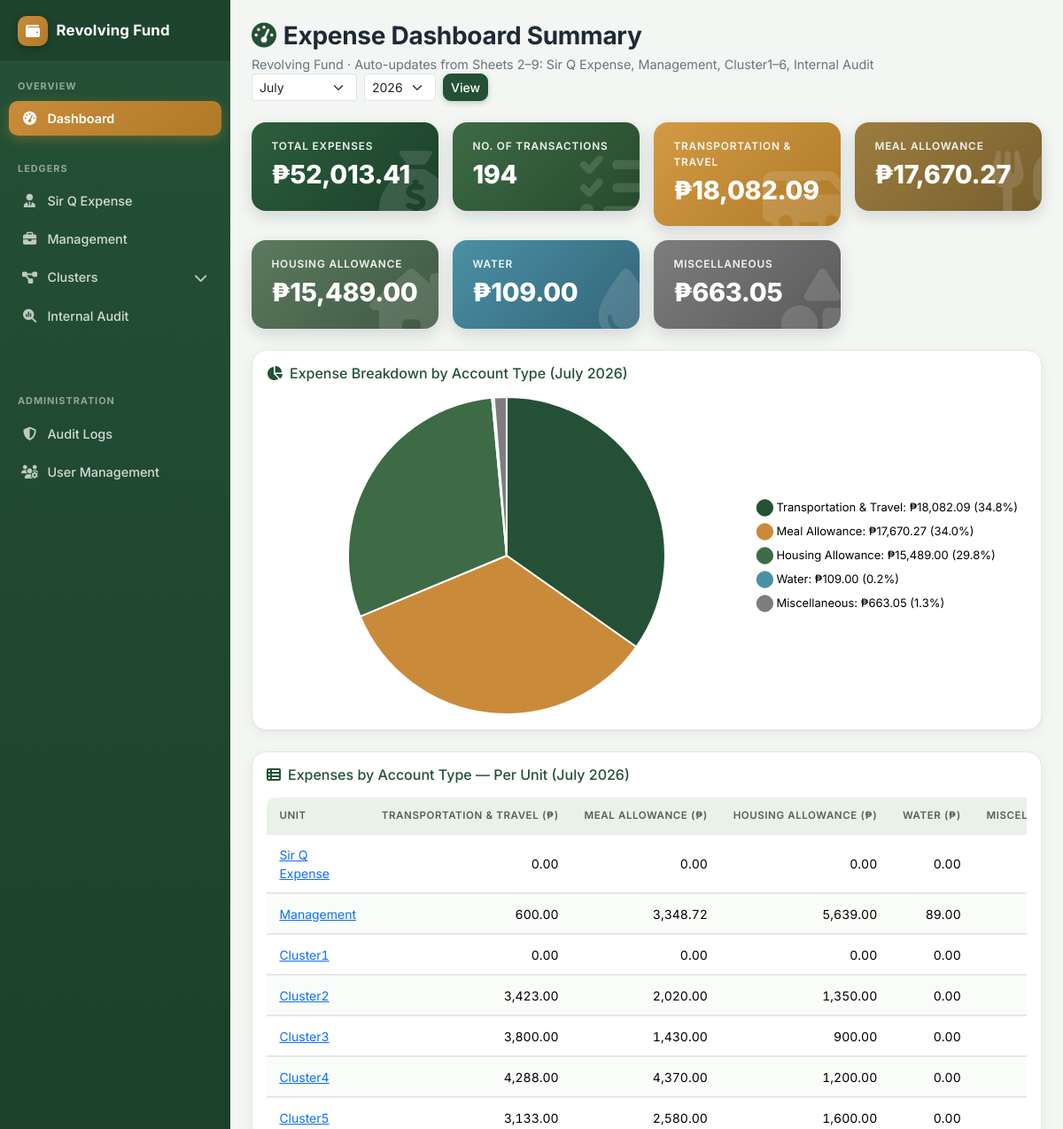
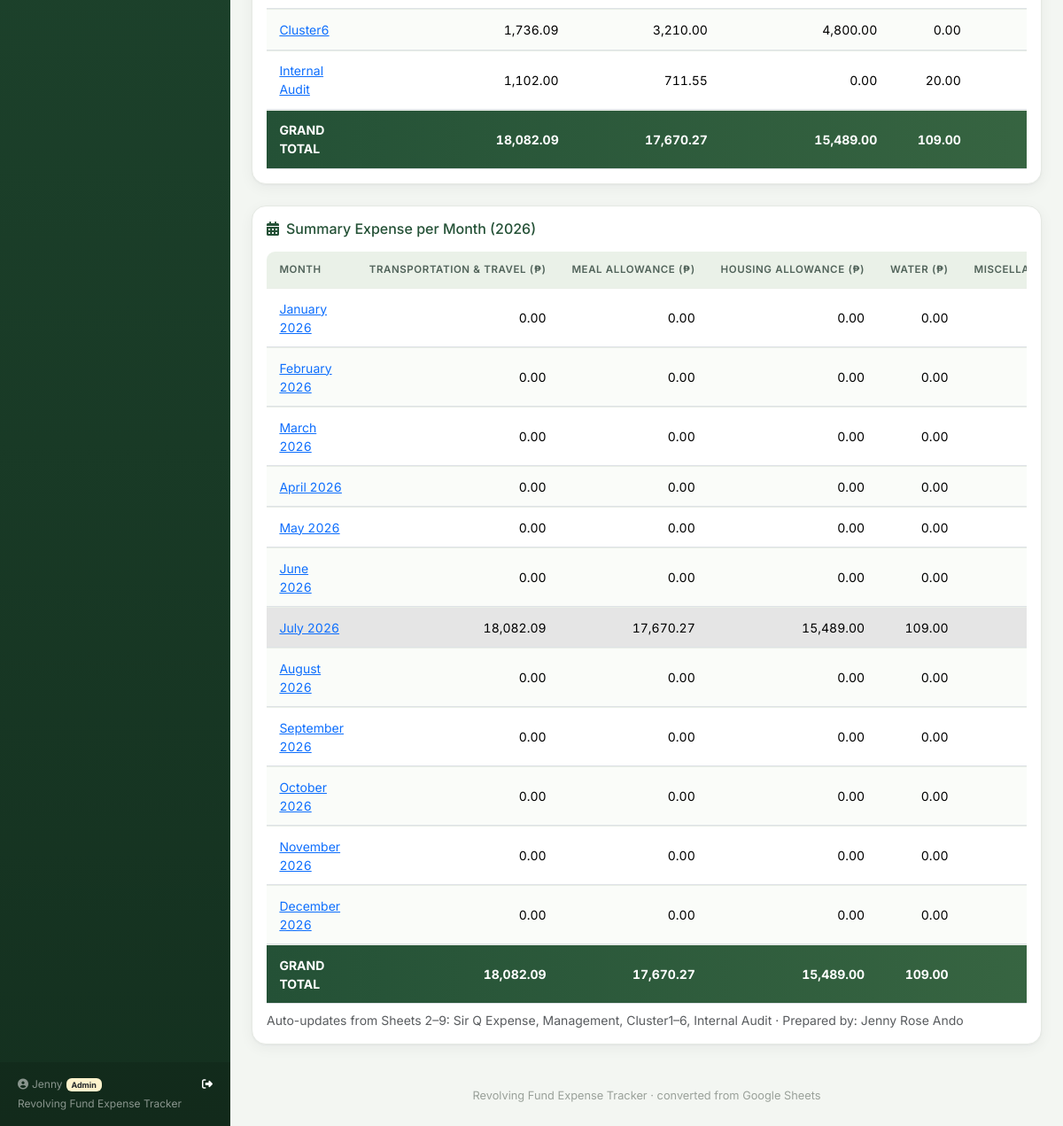
/dashboard (signed in), run on an earlier commit of the app's database (2 pictures, top to bottom).
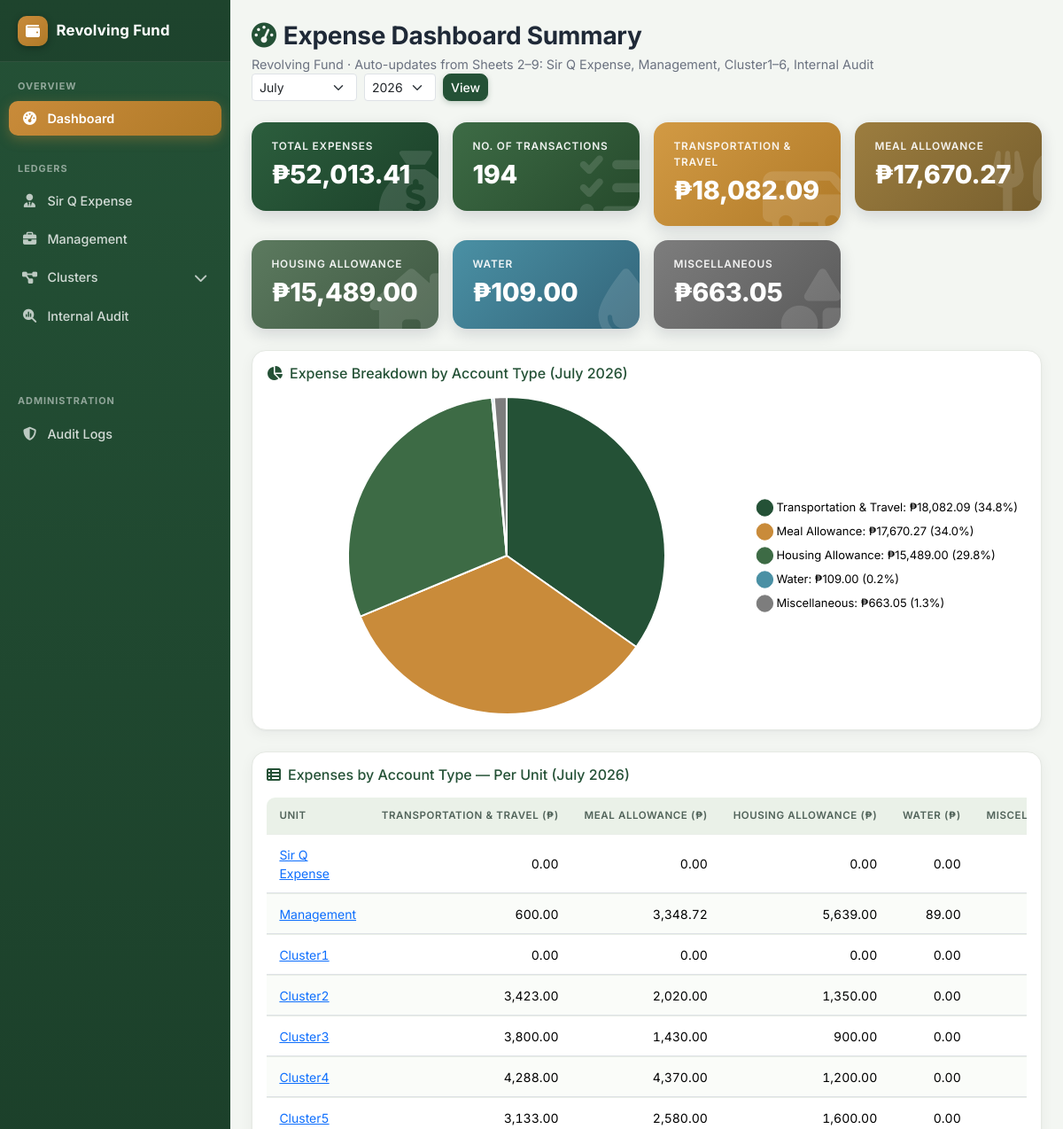
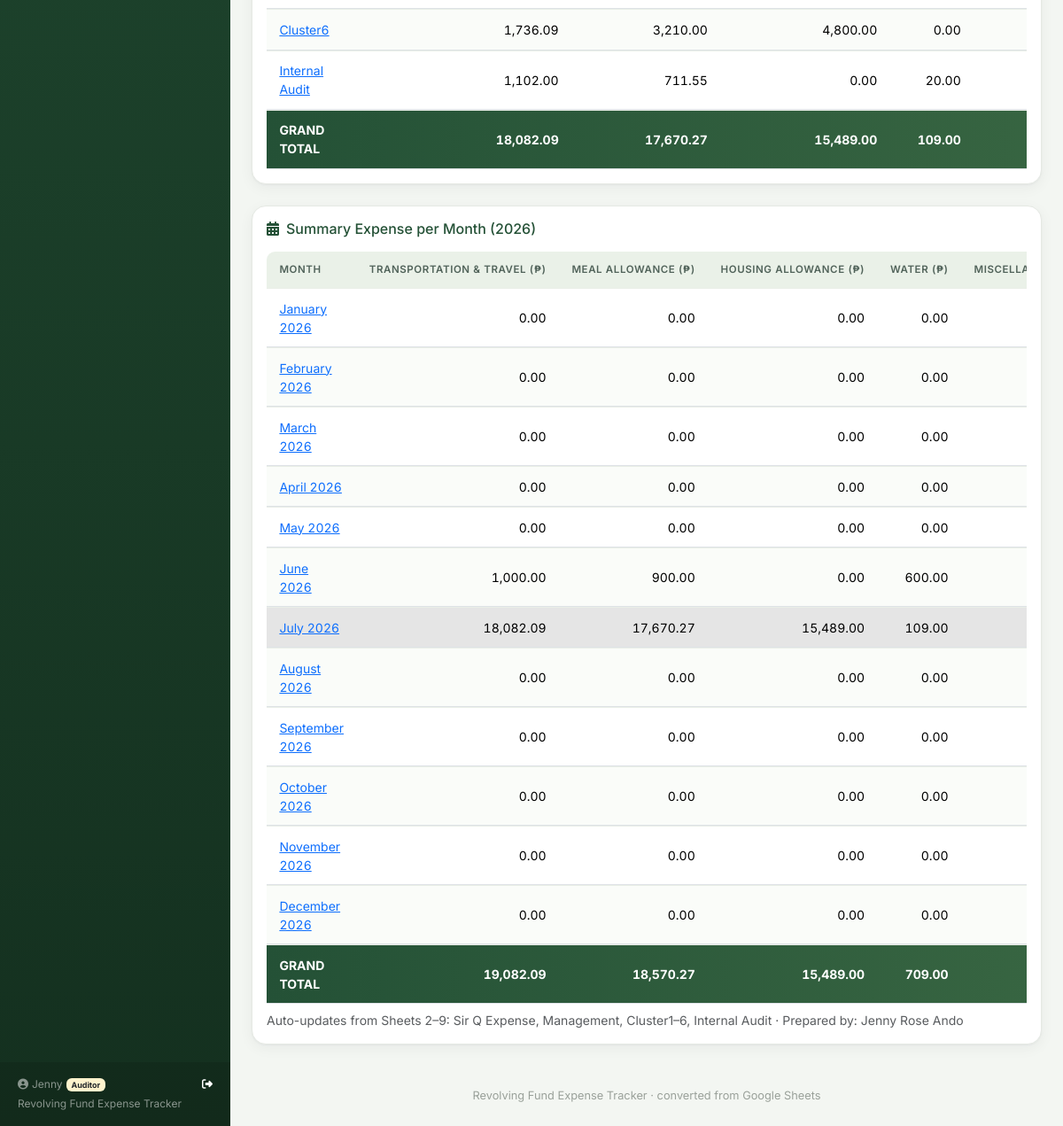
And on a later commit of the database (2 pictures, top to bottom).
### revfund/models.py (models this page shows, shortened)
class User(db.Model, UserMixin):
    __tablename__ = 'users'
    id = db.Column(db.Integer, primary_key=True)
    username = db.Column(db.String(64), unique=True, nullable=False)
    password_hash = db.Column(db.String(255), nullable=False)
    role = db.Column(db.String(100), nullable=False, default='Admin')
    access_level = db.Column(db.String(20), nullable=False, default='Viewer', server_default='Viewer')
    created_at = db.Column(db.DateTime, default=func.now())
    last_activity_at = db.Column(db.DateTime(timezone=True), nullable=True, index=True)
    last_login_at = db.Column(db.DateTime(timezone=True), nullable=True)
    PRIVILEGED = {'Admin', 'Superadmin', 'Auditor'}
    @property
    def can_modify_data(self):
        return self.role in self.PRIVILEGED or self.access_level == 'Editor'
    @property
    def is_active(self):
        return not self.username.startswith('deactivated:')

### revfund/views.py (the view)
@views.route('/dashboard')
@login_required
def dashboard():
    if 'month' not in request.args or 'year' not in request.args:
        latest = Expense.query.order_by(Expense.trxn_date.desc().nullslast()).first()
        if latest and latest.trxn_date:
            today = latest.trxn_date
        else:
            today = date.today()
    else:
        today = date.today()
    year = request.args.get('year', type=int, default=today.year)
    month = request.args.get('month', type=int, default=today.month)
    data = build_dashboard(year, month)
    return render_template('dashboard.html', cols=DASHBOARD_COLS, units=UNITS, **data)

### revfund/views.py (called while the page is built)
def month_bounds(year, month):
    first = date(year, month, 1)
    last_day = calendar.monthrange(year, month)[1]
    last = date(year, month, last_day)
    return first, last

### templates/dashboard.html (shortened to what the changed rows need)
{% extends 'base.html' %}
{% block content %}
<div class="card p-3 mb-4">
  <div class="table-responsive">
    <table class="table table-sm align-middle">
      <thead>
        <tr>
          <th>Unit</th>
          {% for key, label in cols %}<th class="text-end">{{ label }} (₱)</th>{% endfor %}
        </tr>
      </thead>
    </table>
  </div>
</div>
<div class="card p-3 mb-4">
  <div class="table-responsive">
    <table class="table table-sm align-middle">
      <thead>
        <tr>
          <th>Month</th>
          {% for key, label in cols %}<th class="text-end">{{ label }} (₱)</th>{% endfor %}
        </tr>
      </thead>
      <tbody>
        {% for row in monthly_rows %}
        <tr class="{% if row.month == month %}table-active{% endif %}">
          <td><a href="{{ url_for('views.dashboard', year=year, month=row.month) }}">{{ row.label }}</a></td>
          {% for key, label in cols %}<td class="text-end">{{ '{:,.2f}'.format(row.amounts[key]) }}</td>{% endfor %}
        </tr>
        {% endfor %}
        <tr class="table-grand">
          <td>GRAND TOTAL</td>
          {% for key, label in cols %}<td class="text-end">{{ '{:,.2f}'.format(year_grand[key]) }}</td>{% endfor %}
        </tr>
      </tbody>
    </table>
  </div>
</div>
{% endblock %}
{% block scripts %}
<script>
(function () {
  var canvas = document.getElementById('pieChart');
  if (!canvas) return;
  var labels = [{% for key, label in cols %}[{{ key|tojson }}, {{ label|tojson }}]{% if not loop.last %},{% endif %}{% endfor %}];
  var values = [{% for key, label in cols %}{{ grand_totals[key] }}{% if not loop.last %},{% endif %}{% endfor %}];
  var colors = ['#245136', '#c98b3a', '#3d6b45', '#4a90a4', '#7d7d7d'];
  new Chart(canvas.getContext('2d'), {
    type: 'pie',
    data: {
      labels: labels.map(function (l) { return l[1]; }),
      datasets: [{
        data: values,
        backgroundColor: colors,
        borderColor: '#ffffff',
        borderWidth: 2
      }]
    },
    options: {
      responsive: true,
      maintainAspectRatio: false,
      plugins: {
        legend: {
          position: 'right',
          labels: {
            font: { family: 'Inter', size: 13 },
            color: '#1f2937',
            padding: 14,
            usePointStyle: true,
            generateLabels: function (chart) {
              var data = chart.data;
              var ds = data.datasets[0];
              var total = ds.data.reduce(function (a, b) { return a + b; }, 0);
              return data.labels.map(function (label, i) {
                var value = ds.data[i];
                var pct = total ? (value / total * 100).toFixed(1) : '0.0';
                return {
                  text: label + ': \u20B1' + value.toLocaleString(undefined, { minimumFractionDigits: 2, maximumFractionDigits: 2 }) + ' (' + pct + '%)',
                  fillStyle: ds.backgroundColor[i],
                  strokeStyle: ds.backgroundColor[i],
                  hidden: !!chart.getDatasetMeta(0).data[i] && chart.getDatasetMeta(0).data[i].hidden,
                  index: i,
                  pointStyle: 'circle'
                };
              });
            }
          }
        },
        tooltip: {
          callbacks: {
            label: function (item) {
              var total = item.dataset.data.reduce(function (a, b) { return a + b; }, 0);
              var pct = total ? (item.parsed / total * 100).toFixed(1) : '0.0';
              return ' \u20B1' + item.parsed.toLocaleString(undefined, { minimumFractionDigits: 2, maximumFractionDigits: 2 }) + ' (' + pct + '%)';
            }
          }
        }
      }
    }
  });
})();
</script>
{% endblock %}

### templates/base.html (shortened to what this page needs)
<!doctype html>
<html lang="en">
<head>
<link href="https://cdnjs.cloudflare.com/ajax/libs/bootstrap/5.3.3/css/bootstrap.min.css" rel="stylesheet">
<link href="https://cdnjs.cloudflare.com/ajax/libs/font-awesome/6.5.1/css/all.min.css" rel="stylesheet">
</head>
<body>
{% set active_unit = request.view_args.get('unit_name') if request.view_args else None %}
{% set unit_icons = {
    'Sir Q Expense': 'fa-user-tie',
    'Management': 'fa-briefcase',
    'Cluster1': 'fa-diagram-project',
    'Cluster2': 'fa-cubes-stacked',
    'Cluster3': 'fa-layer-group',
    'Cluster4': 'fa-network-wired',
    'Cluster5': 'fa-object-group',
    'Cluster6': 'fa-th-large',
    'Internal Audit': 'fa-magnifying-glass-chart',
} %}
<aside class="sidebar" id="sideMenu">
  <div class="sidebar-brand">
    <div class="brand-badge"><i class="fa-solid fa-wallet"></i></div>
    <span>Revolving Fund</span>
  </div>
  <div class="nav-section">Overview</div>
  <ul class="nav flex-column mb-2">
    <li class="nav-item">
      <a class="nav-link {{ 'active' if request.endpoint=='views.dashboard' }}" href="{{ url_for('views.dashboard') }}">
        <i class="fa-solid fa-gauge-high"></i>Dashboard
      </a>
    </li>
  </ul>
  <div class="nav-section">Ledgers</div>
  <ul class="nav flex-column mb-5">
    {% for u in ['Sir Q Expense', 'Management'] %}
    <li class="nav-item">
      <a class="nav-link {{ 'active' if active_unit==u }}" href="{{ url_for('views.unit_ledger', unit_name=u) }}">
        <i class="fa-solid {{ unit_icons[u] }}"></i>{{ u }}
      </a>
    </li>
    {% endfor %}
    <li class="nav-item">
      <a class="nav-link cluster-toggle {{ 'active open' if active_unit and active_unit.startswith('Cluster') }}" href="javascript:void(0)">
        <i class="fa-solid fa-diagram-project"></i>Clusters
        <i class="fa-solid fa-chevron-down ms-auto cluster-chevron"></i>
      </a>
    </li>
    <li class="nav-item">
      <a class="nav-link {{ 'active' if active_unit=='Internal Audit' }}" href="{{ url_for('views.unit_ledger', unit_name='Internal Audit') }}">
        <i class="fa-solid fa-magnifying-glass-chart"></i>Internal Audit
      </a>
    </li>
  </ul>
  {% set can_view_admin = current_user.is_authenticated and current_user.role in ['Superadmin', 'General Manager', 'Admin', 'Auditor'] %}
  {% set can_manage_users = current_user.is_authenticated and current_user.role in ['Superadmin', 'Admin'] %}
  {% if can_view_admin %}
  <div class="nav-section">Administration</div>
  <ul class="nav flex-column mb-2">
    <li class="nav-item">
      <a class="nav-link {{ 'active' if request.endpoint=='views.audit_logs' }}" href="{{ url_for('views.audit_logs') }}">
        <i class="fa-solid fa-shield-halved"></i>Audit Logs
      </a>
    </li>
    {% if can_manage_users %}
    <li class="nav-item">
      <a class="nav-link {{ 'active' if request.endpoint and request.endpoint.startswith('user_admin.') }}" href="{{ url_for('user_admin.users') }}">
        <i class="fa-solid fa-users-gear"></i>User Management
      </a>
    </li>
    {% endif %}
  </ul>
  {% endif %}
  <div class="sidebar-footer">
    <div class="d-flex align-items-center justify-content-between">
      <span><i class="fa-solid fa-circle-user me-1"></i>{{ current_user.username if current_user.is_authenticated else 'Guest' }}<span class="ms-1 badge bg-warning-subtle text-dark">{{ current_user.role if current_user.is_authenticated else '' }}</span></span>
      <a href="{{ url_for('auth.logout') }}" class="text-white text-decoration-none" title="Logout">
        <i class="fa-solid fa-right-from-bracket"></i>
      </a>
    </div>
    <div class="mt-1">Revolving Fund Expense Tracker</div>
  </div>
</aside>
<div class="main-shell">
  <div class="p-3 p-md-4 pb-5 spa-content-enter">
    {% block content %}{% endblock %}
    <footer class="mt-5 text-center">Revolving Fund Expense Tracker &middot; converted from Google Sheets</footer>
  </div>
</div>
{% block scripts %}{% endblock %}
</body>
</html>

What changed in the data, as far as the page shows it:
changed User "Jenny": username+role "Admin" → "Auditor"
Also different on the page:
list line gone: "0.00 0.00 0.00"
new list line: "1,000.00 900.00 600.00"
new list line: "19,082.09"
new list line: "18,570.27"
new list line: "709.00"
text no longer shown: "User Management"
list line gone: "18,082.09"
list line gone: "17,670.27"
list line gone: "109.00"
